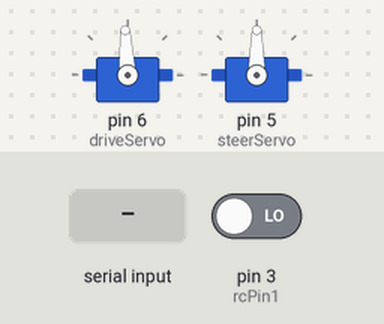
A sketch run on a simulated Arduino Uno, built with avr-gcc and run on an emulated ATmega328P. Shown: 2 × servo. The test bench sets the inputs (shaded band); at power-on: pin 3 (rcPin1) LOW. What the sketch prints to the serial monitor is not drawn.

Above: at 1.2 s.
1.3 s: "d90\n" received over Serial
At 3.3 s:
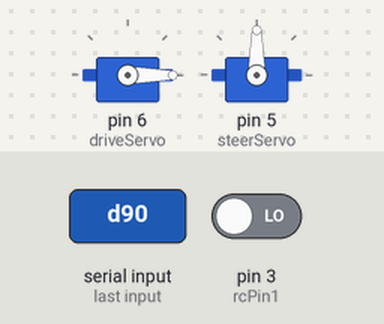
3.8 s: "t,45\n" received over Serial
At 5.3 s:
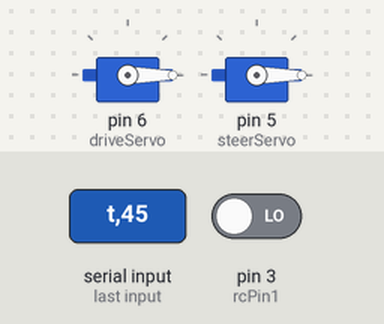
6.3 s: "t90\n" received over Serial
At 8.3 s:
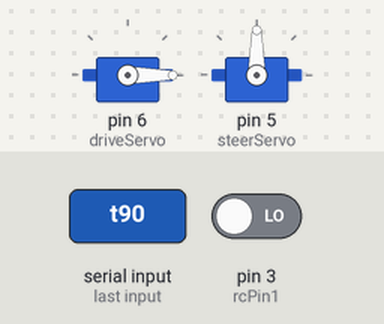
8.8 s: "t" received over Serial
At 10.1 s:
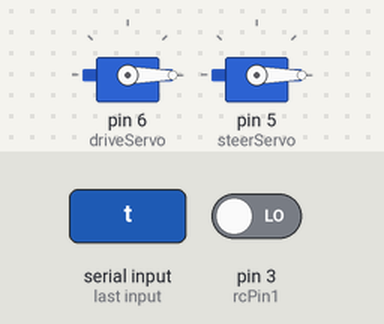
Timing chart, 0 to 11.8 s (numbered marks = the images above; inputs shaded):
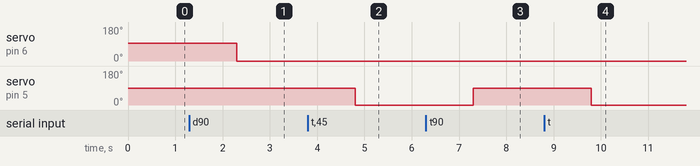

The sketch:

RC_Working.ino
```cpp
#include <Servo.h>


Servo steerServo;
Servo driveServo;
int tempDrive = 0;
int steer;
int drive;
int drivePulse =0;
int steerPulse =0;
int State = 0;
String serialInput;
int test1;
int zero = 0;
int rcPin1 = 3;
int rcPin2 = 2;
volatile int RCDriveFlag = LOW;
volatile int RCSteerFlag = LOW;
// the setup routine runs once when you press reset:
void setup() {
  //Serial is the commands that we send through the Serial Monitor!
  Serial.begin(9600); // we initiate the serial
  //servo1 is the motor which accelerates
    driveServo.attach(6);//we attach one of the motors to the digital pin 6 in arduino and name it servo1 so it will be different from the other motor
    driveServo.writeMicroseconds(1500);//we set the microspeeds to the average where the car doesnt move.. if its higher the car goes forward and vice versa


   steerServo.attach(5);//we attach one of the motors to the digital pin 6 in arduino and name it servo1 so it will be different from the other motor
   steerServo.write(90); // we set the angle of the tires to 90 which means that the tires will be in a straight position.
  pinMode(rcPin1,INPUT);
  pinMode(rcPin2,INPUT);
  attachInterrupt(digitalPinToInterrupt(rcPin1),change1,RISING);

}

// the loop routine runs over and over again forever:
void loop() {

    if( RCDriveFlag == HIGH){
      tempDrive = getDriveRCTime();

      if( tempDrive == 0){


        drive = 1500;
        steer = 90;

        zero++;

        if (zero >= 10){
          RCDriveFlag = LOW;
        Serial.println(zero);
        }

      }
      else{
  //    drive= tempDrive;
  //    steer=getSteerRCTime();
        drive = 1500;
        steer = 90;
        zero = 0;
      }
      steerServo.write(steer);
      driveServo.writeMicroseconds(drive);


    }else if(Serial.available()){

        serialInput=Serial.readString(); // Test becomes what we are sending to the serial monitor and it will be as a string, the serial reads it!
        if(serialInput.charAt(0)== 'd'){ // we see if the first char of the string "test" is d (drive
       serialInput.remove(0,1); // we remove the characters on the string from 0 to 1 which is only the 1st letter!
       drive = serialInput.toInt(); // we name the variable test1 and store the remainder of the test to it as an Integer so servo can write!
       driveServo.writeMicroseconds(drive); // we write in microseconds from 1000 (full bacwards) to 2000 (full forward) with an medium of 1500.

      }
      if(serialInput.charAt(0)== 't'){// we see if the first char of the string "test" is t (turn)
         serialInput.remove(0,1); //we remove the characters on the string from 0 to 1 which is only the 1st letter!
         steer = serialInput.toInt();// we name the variable test1 and store the remainder of the test to it as an Integer so servo can write!
         steerServo.write(steer); // we write to servo with a degree ranging from 45 to 135 where 90 is the medium(tires straight)
      }
    Serial.print(test1); // we print the result that we input without the first character.

  }


}


void change1() {
  RCDriveFlag = HIGH;

}

//void change2() {
//  RCSteerFlag = HIGH;
//
//
//}

 int getDriveRCTime(){

  drivePulse = pulseIn(3,HIGH,10000);
  return drivePulse ;
}
int getSteerRCTime(){
   steerPulse = pulseIn(2,HIGH,10000);
  return steerPulse;

}
```

Measured:
- after the input at 1.3 s, servo on pin 6 (driveServo): 93° → 0° after 1.0 s
- after the input at 3.8 s, servo on pin 5 (steerServo): 90° → 0° after 1.0 s
- after the input at 6.3 s, servo on pin 5 (steerServo): 0° → 90° after 1.0 s
- after the input at 8.8 s, servo on pin 5 (steerServo): 90° → 0° after 1.0 s
